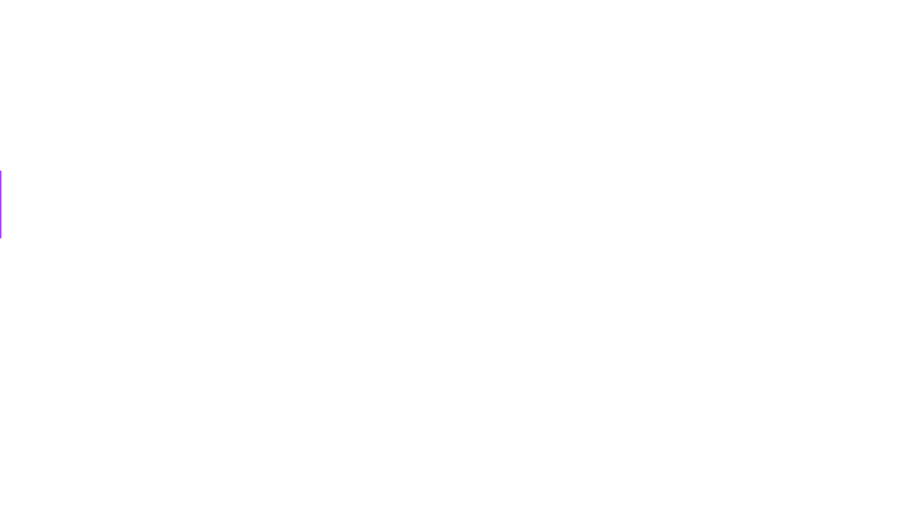
Frame 1 (no input)
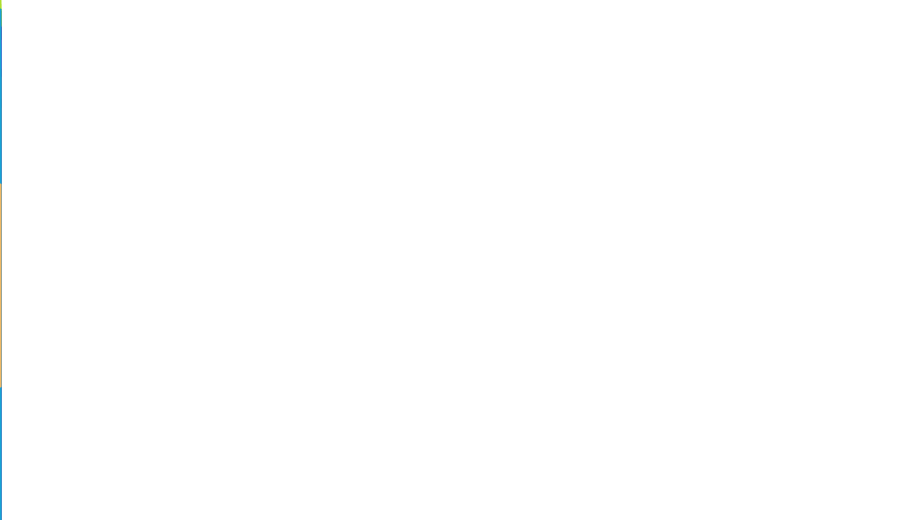
Frame 60 (the mouse pressed at the canvas centre just before this capture)
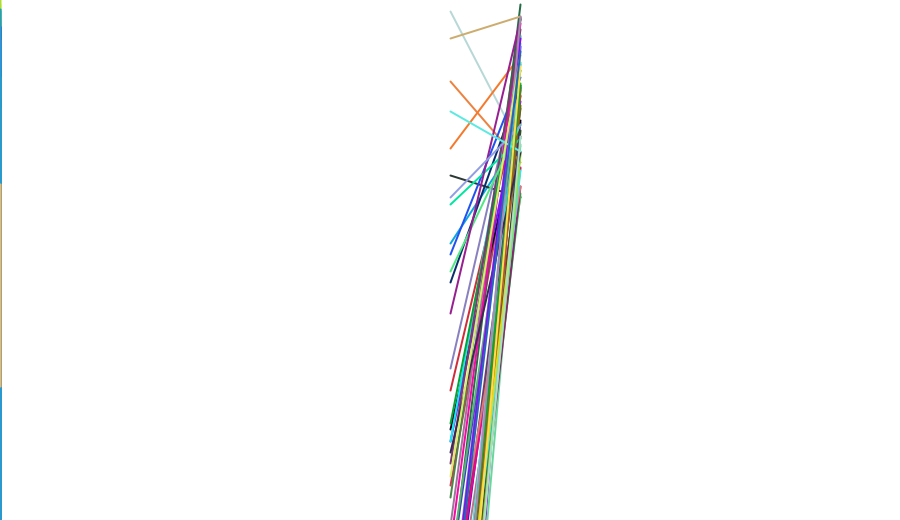
Frame 120 (the mouse held since frame 60 and released just before this capture)

The Processing sketch that drew these frames (run headless with seeded random() and noise(); from frame 60 on, the mouse is pressed at the canvas centre):

// Processing sketch: processing_91752
// ── processing_91752.pde

void setup() {
size(900,520);  
background(255);
}


void draw() { 
stroke(random(255),random(255),random(255)); 
strokeWeight(2);
line(mouseX, random(1000), mouseY*2, random(200));
}
